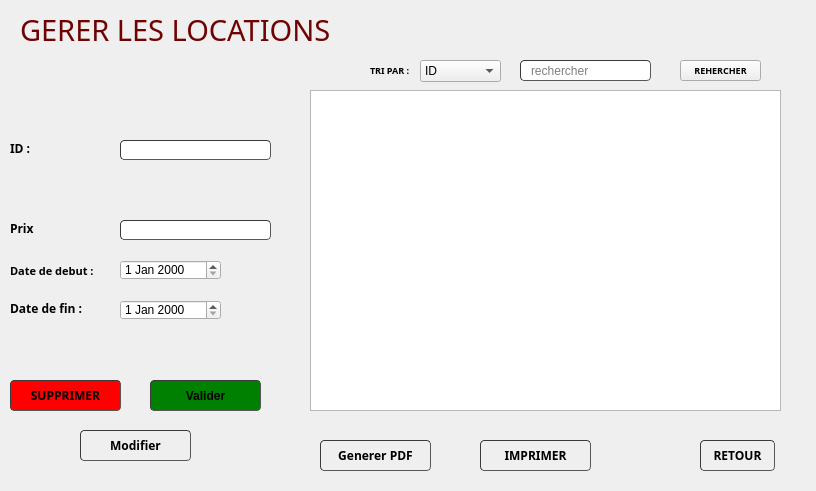
<?xml version="1.0" encoding="UTF-8"?>
<ui version="4.0">
 <class>AjouterLocation</class>
 <widget class="QWidget" name="AjouterLocation">
  <property name="geometry">
   <rect>
    <x>0</x>
    <y>0</y>
    <width>816</width>
    <height>491</height>
   </rect>
  </property>
  <property name="windowTitle">
   <string>Form</string>
  </property>
  <widget class="QLabel" name="label_4">
   <property name="geometry">
    <rect>
     <x>10</x>
     <y>260</y>
     <width>111</width>
     <height>21</height>
    </rect>
   </property>
   <property name="font">
    <font>
     <family>Century Gothic</family>
     <pointsize>8</pointsize>
     <weight>75</weight>
     <bold>true</bold>
    </font>
   </property>
   <property name="text">
    <string>Date de debut :</string>
   </property>
  </widget>
  <widget class="QDateEdit" name="date">
   <property name="geometry">
    <rect>
     <x>120</x>
     <y>260</y>
     <width>101</width>
     <height>20</height>
    </rect>
   </property>
  </widget>
  <widget class="QLabel" name="text_id">
   <property name="geometry">
    <rect>
     <x>120</x>
     <y>160</y>
     <width>211</width>
     <height>20</height>
    </rect>
   </property>
   <property name="text">
    <string/>
   </property>
  </widget>
  <widget class="QLabel" name="text_etat">
   <property name="geometry">
    <rect>
     <x>120</x>
     <y>280</y>
     <width>181</width>
     <height>20</height>
    </rect>
   </property>
   <property name="text">
    <string/>
   </property>
  </widget>
  <widget class="QLabel" name="date_text">
   <property name="geometry">
    <rect>
     <x>84</x>
     <y>280</y>
     <width>351</width>
     <height>20</height>
    </rect>
   </property>
   <property name="text">
    <string/>
   </property>
  </widget>
  <widget class="QLabel" name="text2">
   <property name="geometry">
    <rect>
     <x>170</x>
     <y>420</y>
     <width>181</width>
     <height>20</height>
    </rect>
   </property>
   <property name="text">
    <string/>
   </property>
  </widget>
  <widget class="QLabel" name="text_date">
   <property name="geometry">
    <rect>
     <x>120</x>
     <y>280</y>
     <width>351</width>
     <height>20</height>
    </rect>
   </property>
   <property name="text">
    <string/>
   </property>
  </widget>
  <widget class="QLabel" name="label_9">
   <property name="geometry">
    <rect>
     <x>10</x>
     <y>140</y>
     <width>41</width>
     <height>16</height>
    </rect>
   </property>
   <property name="font">
    <font>
     <family>Century Gothic</family>
     <pointsize>9</pointsize>
     <weight>75</weight>
     <bold>true</bold>
    </font>
   </property>
   <property name="text">
    <string>ID :</string>
   </property>
  </widget>
  <widget class="QLabel" name="text_type">
   <property name="geometry">
    <rect>
     <x>120</x>
     <y>240</y>
     <width>171</width>
     <height>20</height>
    </rect>
   </property>
   <property name="text">
    <string/>
   </property>
  </widget>
  <widget class="QLineEdit" name="prix">
   <property name="geometry">
    <rect>
     <x>120</x>
     <y>220</y>
     <width>151</width>
     <height>20</height>
    </rect>
   </property>
   <property name="styleSheet">
    <string notr="true">	border-width: 1px; border-radius: 4px;
	border-color: rgb(58, 58, 58);
	border-style: inset;
	padding: 0 8px;


	selection-color: rgb(60, 63, 65);</string>
   </property>
  </widget>
  <widget class="QPushButton" name="Valider">
   <property name="geometry">
    <rect>
     <x>150</x>
     <y>380</y>
     <width>111</width>
     <height>31</height>
    </rect>
   </property>
   <property name="font">
    <font>
     <weight>75</weight>
     <bold>true</bold>
    </font>
   </property>
   <property name="styleSheet">
    <string notr="true">	border-width: 1px; border-radius: 4px;
	border-color: rgb(58, 58, 58);
	border-style: inset;
	padding: 0 8px;
	background-color: green;

	selection-color: rgb(60, 63, 65);</string>
   </property>
   <property name="text">
    <string>Valider</string>
   </property>
   <property name="icon">
    <iconset>
     <normaloff>:/icons/icons8_checkmark_96px.png</normaloff>:/icons/icons8_checkmark_96px.png</iconset>
   </property>
  </widget>
  <widget class="QLabel" name="label_7">
   <property name="geometry">
    <rect>
     <x>20</x>
     <y>0</y>
     <width>491</width>
     <height>61</height>
    </rect>
   </property>
   <property name="font">
    <font>
     <family>Century Gothic</family>
     <pointsize>22</pointsize>
     <weight>50</weight>
     <bold>false</bold>
    </font>
   </property>
   <property name="text">
    <string>&lt;html&gt;&lt;head/&gt;&lt;body&gt;&lt;p&gt;&lt;span style=&quot; color:#6f0303;&quot;&gt;GERER LES LOCATIONS &lt;/span&gt;&lt;/p&gt;&lt;/body&gt;&lt;/html&gt;</string>
   </property>
   <property name="textFormat">
    <enum>Qt::RichText</enum>
   </property>
  </widget>
  <widget class="QLabel" name="label_10">
   <property name="geometry">
    <rect>
     <x>10</x>
     <y>220</y>
     <width>51</width>
     <height>16</height>
    </rect>
   </property>
   <property name="font">
    <font>
     <family>Century Gothic</family>
     <pointsize>9</pointsize>
     <weight>75</weight>
     <bold>true</bold>
    </font>
   </property>
   <property name="text">
    <string>Prix</string>
   </property>
  </widget>
  <widget class="QLineEdit" name="ID">
   <property name="geometry">
    <rect>
     <x>120</x>
     <y>140</y>
     <width>151</width>
     <height>20</height>
    </rect>
   </property>
   <property name="styleSheet">
    <string notr="true">	border-width: 1px; border-radius: 4px;
	border-color: rgb(58, 58, 58);
	border-style: inset;
	padding: 0 8px;


	selection-color: rgb(60, 63, 65);</string>
   </property>
  </widget>
  <widget class="QLabel" name="label_5">
   <property name="geometry">
    <rect>
     <x>10</x>
     <y>300</y>
     <width>91</width>
     <height>16</height>
    </rect>
   </property>
   <property name="font">
    <font>
     <family>Century Gothic</family>
     <pointsize>9</pointsize>
     <weight>75</weight>
     <bold>true</bold>
    </font>
   </property>
   <property name="text">
    <string>Date de fin :</string>
   </property>
  </widget>
  <widget class="QDateEdit" name="date2">
   <property name="geometry">
    <rect>
     <x>120</x>
     <y>300</y>
     <width>101</width>
     <height>20</height>
    </rect>
   </property>
  </widget>
  <widget class="QLabel" name="text_date2">
   <property name="geometry">
    <rect>
     <x>120</x>
     <y>320</y>
     <width>381</width>
     <height>20</height>
    </rect>
   </property>
   <property name="text">
    <string/>
   </property>
  </widget>
  <widget class="QPushButton" name="imprimer_2">
   <property name="geometry">
    <rect>
     <x>480</x>
     <y>440</y>
     <width>111</width>
     <height>31</height>
    </rect>
   </property>
   <property name="font">
    <font>
     <family>Century Gothic</family>
     <weight>75</weight>
     <bold>true</bold>
    </font>
   </property>
   <property name="styleSheet">
    <string notr="true">	border-width: 1px; border-radius: 4px;
	border-color: rgb(58, 58, 58);
	border-style: inset;
	padding: 0 8px;


	selection-color: rgb(60, 63, 65);</string>
   </property>
   <property name="text">
    <string>IMPRIMER</string>
   </property>
   <property name="icon">
    <iconset>
     <normaloff>:/logo/delete.png</normaloff>:/logo/delete.png</iconset>
   </property>
  </widget>
  <widget class="QLineEdit" name="recherche_2">
   <property name="geometry">
    <rect>
     <x>520</x>
     <y>60</y>
     <width>131</width>
     <height>21</height>
    </rect>
   </property>
   <property name="styleSheet">
    <string notr="true">	border-width: 1px; border-radius: 4px;
	border-color: rgb(58, 58, 58);
	border-style: inset;
	padding: 0 8px;


	selection-background-color: rgb(187, 187, 187);
	selection-color: rgb(60, 63, 65);</string>
   </property>
   <property name="placeholderText">
    <string>rechercher</string>
   </property>
  </widget>
  <widget class="QPushButton" name="supprimer_2">
   <property name="geometry">
    <rect>
     <x>10</x>
     <y>380</y>
     <width>111</width>
     <height>31</height>
    </rect>
   </property>
   <property name="font">
    <font>
     <family>Century Gothic</family>
     <weight>75</weight>
     <bold>true</bold>
    </font>
   </property>
   <property name="styleSheet">
    <string notr="true">	border-width: 1px; border-radius: 4px;
	border-color: rgb(58, 58, 58);
	border-style: inset;
	padding: 0 8px;
	background-color: red;

	selection-color: rgb(60, 63, 65);</string>
   </property>
   <property name="text">
    <string>SUPPRIMER</string>
   </property>
   <property name="icon">
    <iconset>
     <normaloff>:/logo/delete.png</normaloff>:/logo/delete.png</iconset>
   </property>
  </widget>
  <widget class="QTableView" name="tableView_2">
   <property name="geometry">
    <rect>
     <x>310</x>
     <y>90</y>
     <width>471</width>
     <height>321</height>
    </rect>
   </property>
   <property name="styleSheet">
    <string notr="true"/>
   </property>
  </widget>
  <widget class="QPushButton" name="PDF_2">
   <property name="geometry">
    <rect>
     <x>320</x>
     <y>440</y>
     <width>111</width>
     <height>31</height>
    </rect>
   </property>
   <property name="font">
    <font>
     <family>Century Gothic</family>
     <weight>75</weight>
     <bold>true</bold>
    </font>
   </property>
   <property name="styleSheet">
    <string notr="true">	border-width: 1px; border-radius: 4px;
	border-color: rgb(58, 58, 58);
	border-style: inset;
	padding: 0 8px;


	selection-color: rgb(60, 63, 65);</string>
   </property>
   <property name="text">
    <string>Generer PDF</string>
   </property>
   <property name="icon">
    <iconset>
     <normaloff>:/logo/delete.png</normaloff>:/logo/delete.png</iconset>
   </property>
  </widget>
  <widget class="QComboBox" name="comboBox_2">
   <property name="geometry">
    <rect>
     <x>420</x>
     <y>60</y>
     <width>81</width>
     <height>22</height>
    </rect>
   </property>
   <property name="styleSheet">
    <string notr="true"/>
   </property>
   <item>
    <property name="text">
     <string>ID</string>
    </property>
   </item>
   <item>
    <property name="text">
     <string>Prix</string>
    </property>
   </item>
  </widget>
  <widget class="QPushButton" name="search_2">
   <property name="geometry">
    <rect>
     <x>680</x>
     <y>60</y>
     <width>81</width>
     <height>21</height>
    </rect>
   </property>
   <property name="font">
    <font>
     <family>Century Gothic</family>
     <pointsize>7</pointsize>
     <weight>75</weight>
     <bold>true</bold>
    </font>
   </property>
   <property name="text">
    <string>REHERCHER</string>
   </property>
   <property name="iconSize">
    <size>
     <width>20</width>
     <height>20</height>
    </size>
   </property>
  </widget>
  <widget class="QLabel" name="label_6">
   <property name="geometry">
    <rect>
     <x>370</x>
     <y>60</y>
     <width>41</width>
     <height>21</height>
    </rect>
   </property>
   <property name="font">
    <font>
     <family>Century Gothic</family>
     <pointsize>7</pointsize>
     <weight>75</weight>
     <bold>true</bold>
    </font>
   </property>
   <property name="text">
    <string>TRI PAR :</string>
   </property>
  </widget>
  <widget class="QPushButton" name="Annuler">
   <property name="geometry">
    <rect>
     <x>700</x>
     <y>440</y>
     <width>75</width>
     <height>31</height>
    </rect>
   </property>
   <property name="font">
    <font>
     <family>Century Gothic</family>
     <weight>75</weight>
     <bold>true</bold>
    </font>
   </property>
   <property name="styleSheet">
    <string notr="true">	border-width: 1px; border-radius: 4px;
	border-color: rgb(58, 58, 58);
	border-style: inset;
	padding: 0 8px;


	selection-color: rgb(60, 63, 65);</string>
   </property>
   <property name="text">
    <string>RETOUR</string>
   </property>
  </widget>
  <widget class="QPushButton" name="Modifier">
   <property name="geometry">
    <rect>
     <x>80</x>
     <y>430</y>
     <width>111</width>
     <height>31</height>
    </rect>
   </property>
   <property name="font">
    <font>
     <family>Century Gothic</family>
     <weight>75</weight>
     <bold>true</bold>
    </font>
   </property>
   <property name="styleSheet">
    <string notr="true">	border-width: 1px; border-radius: 4px;
	border-color: rgb(58, 58, 58);
	border-style: inset;
	padding: 0 8px;


	selection-color: rgb(60, 63, 65);</string>
   </property>
   <property name="text">
    <string>Modifier</string>
   </property>
   <property name="icon">
    <iconset>
     <normaloff>:/logo/delete.png</normaloff>:/logo/delete.png</iconset>
   </property>
  </widget>
 </widget>
 <resources/>
 <connections/>
</ui>
